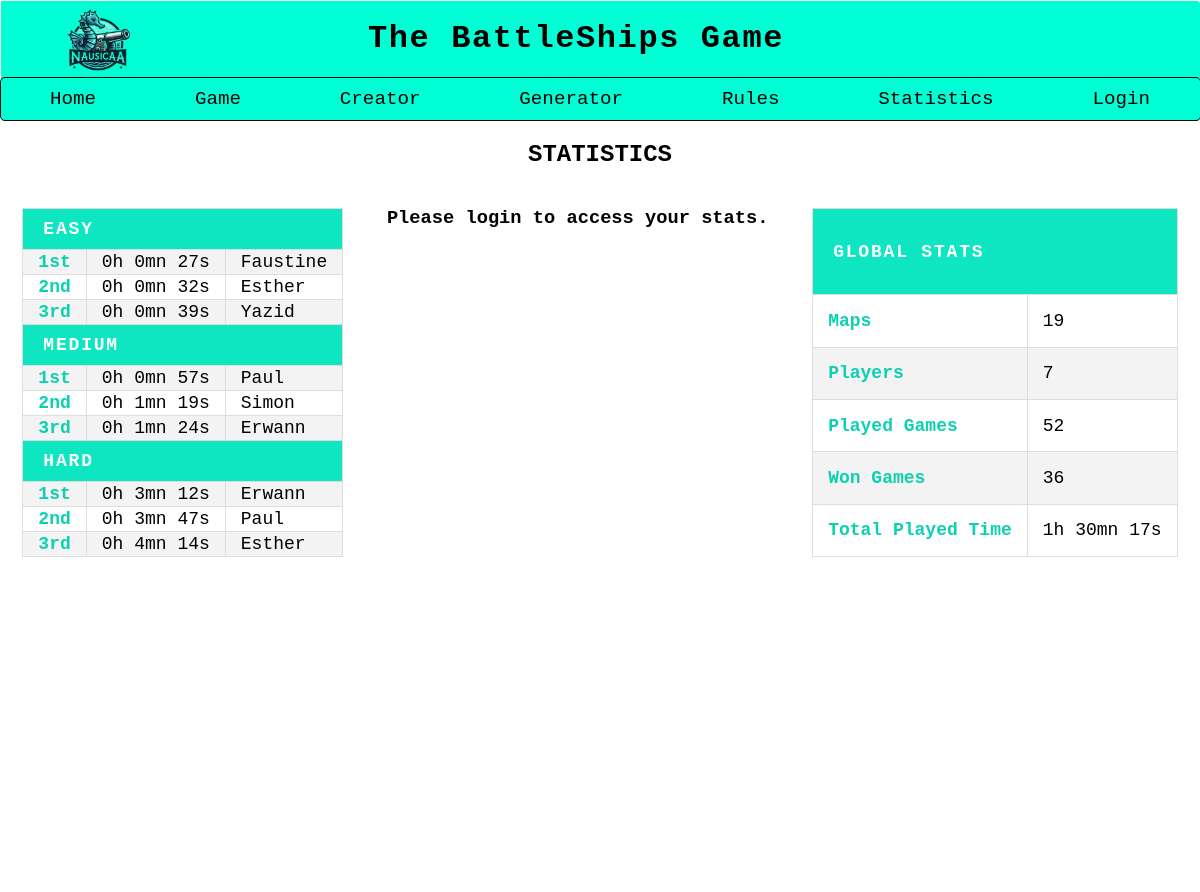
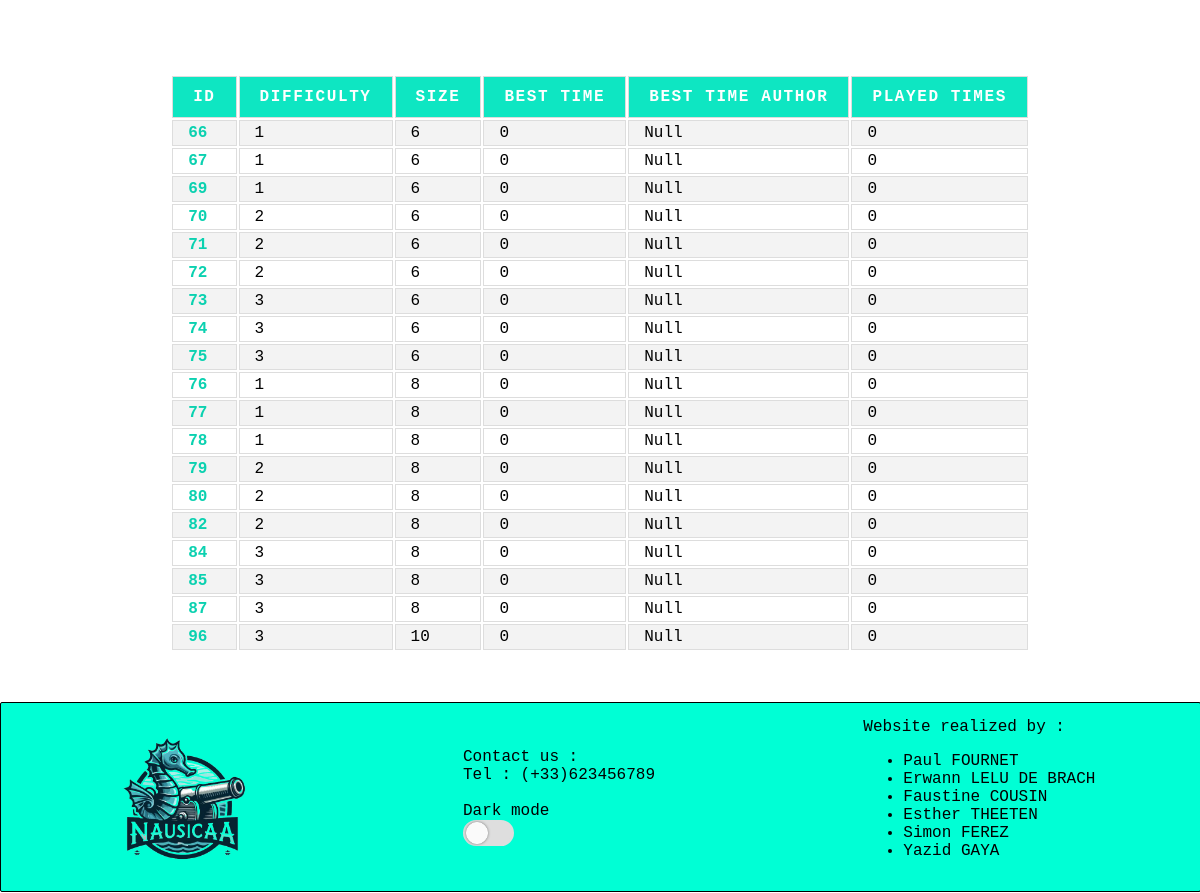
Page /page/statistics.php on the committed database (2 pictures, top to bottom).
### tables this page shows
CREATE TABLE `leaderboard` (
  `Difficulty` int(11) NOT NULL,
  `Time1` int(11) NOT NULL,
  `Time1Player` char(255) NOT NULL,
  `Time2` int(11) NOT NULL,
  `Time2Player` char(255) NOT NULL,
  `Time3` int(11) NOT NULL,
  `Time3Player` char(255) NOT NULL
);

CREATE TABLE `statistics` (
  `NumberOfMaps` int(11) NOT NULL,
  `NumberOfPlayers` int(11) NOT NULL,
  `NumberOfPlayedGames` int(11) NOT NULL,
  `TotalTimePlayed` int(11) NOT NULL,
  `NumberGamesWon` int(11) NOT NULL
);

CREATE TABLE `maps` (
  `Id` int(11) NOT NULL,
  `Difficulty` int(11) NOT NULL,
  `Size` int(11) NOT NULL,
  `HorizontalValues` char(255) NOT NULL,
  `VerticalValues` char(255) NOT NULL,
  `Field` text NOT NULL,
  `Author` char(255) NOT NULL,
  `BestTime` int(11) NOT NULL,
  `BestTimeAuthor` char(255) NOT NULL,
  `PlayedTime` int(11) NOT NULL DEFAULT '0',
  `NBoat1` int(11) NOT NULL,
  `NBoat2` int(11) NOT NULL,
  `NBoat3` int(11) NOT NULL,
  `NBoat4` int(11) NOT NULL,
  `NBoat5` int(11) NOT NULL
);

### page/statistics.php (the view, shortened to what this page needs)
<!DOCTYPE html>
<html>
<head>
    <link rel="stylesheet" href="../style/style.css">
    <link rel="stylesheet" href="../style/style_stats.css">
</head>
<?php
    require("../pageparts/nav.php");
    try{
        require("../connexion.php");
        $reqPrep = "SELECT Time1,Time1Player,Time2,Time2Player,Time3,Time3Player FROM leaderboard WHERE Difficulty = 1";
        $req = $conn->prepare($reqPrep);
        $req->execute();
        $resultat = $req->fetchAll(PDO::FETCH_ASSOC);
        $reqPrep2 = "SELECT Time1,Time1Player,Time2,Time2Player,Time3,Time3Player FROM leaderboard WHERE Difficulty = 2";
        $req2 = $conn->prepare($reqPrep2);
        $req2->execute();
        $resultat2 = $req2->fetchAll(PDO::FETCH_ASSOC);
        $reqPrep3 = "SELECT Time1,Time1Player,Time2,Time2Player,Time3,Time3Player FROM leaderboard WHERE Difficulty = 3";
        $req3 = $conn->prepare($reqPrep3);
        $req3->execute();
        $resultat3 = $req3->fetchAll(PDO::FETCH_ASSOC);
        $reqPrep4 = "SELECT NumberOfMaps,NumberOfPlayers,NumberOfPlayedGames,NumberGamesWon,TotalTimePlayed FROM statistics";
        $req4 = $conn->prepare($reqPrep4);
        $req4->execute();
        $resultat4 = $req4->fetchAll(PDO::FETCH_ASSOC);
    }
    catch(Exception $e){
        die("Erreur : " . $e->getMessage());
    }
    $reqPrep7 = "SELECT id FROM users";
    $req7 = $conn->prepare($reqPrep7);
    $req7->execute();
    $resultat7 = $req7->fetchAll(PDO::FETCH_ASSOC);
    $nbUsers = count($resultat7);
    $reqPrep8 = "SELECT id FROM maps";
    $req8 = $conn->prepare($reqPrep8);
    $req8->execute();
    $resultat8 = $req8->fetchAll(PDO::FETCH_ASSOC);
    $nbMap = count($resultat8);
?>
<body>
<h2> STATISTICS </h2>
<section id="section_stats">
    <table id = "leaderboard" class = "tableau">
        <tr>
        <th colspan=3>Easy</th></tr>
        <tr>
        <td>1st</td>
        <td>
        <?php
        $h = intdiv($resultat[0]["Time1"], 3600);
        $mn = intdiv(($resultat[0]["Time1"] % 3600), 60);
        $s = ($resultat[0]["Time1"] % 3600) % 60;
        echo $h."h ".$mn."mn ".$s."s"
        ?>
        </td>
        <td><?php
        echo $resultat[0]["Time1Player"];
        ?></td>
        </tr>
        <tr>
        <td>2nd</td>
        <td><?php
        $h = intdiv($resultat[0]["Time2"], 3600);
        $mn = intdiv(($resultat[0]["Time2"] % 3600), 60);
        $s = ($resultat[0]["Time2"] % 3600) % 60;
        echo $h."h ".$mn."mn ".$s."s"
        ?></td>
        <td><?php
        echo $resultat[0]["Time2Player"];
        ?></td>
        </tr>
        <tr>
        <td>3rd</td>
        <td><?php
        $h = intdiv($resultat[0]["Time3"], 3600);
        $mn = intdiv(($resultat[0]["Time3"] % 3600), 60);
        $s = ($resultat[0]["Time3"] % 3600) % 60;
        echo $h."h ".$mn."mn ".$s."s"
        ?></td>
        <td><?php
        echo $resultat[0]["Time3Player"];
        ?></td>
        </tr>
        <tr>
        <th colspan=3>Medium</th></tr>
        <tr>
        <td>1st</td>
        <td>
        <?php
        $h = intdiv($resultat2[0]["Time1"], 3600);
        $mn = intdiv(($resultat2[0]["Time1"] % 3600), 60);
        $s = ($resultat2[0]["Time1"] % 3600) % 60;
        echo $h."h ".$mn."mn ".$s."s"
        ?>
        </td>
        <td><?php
        echo $resultat2[0]["Time1Player"];
        ?></td>
        </tr>
        <tr>
        <td>2nd</td>
        <td><?php
        $h = intdiv($resultat2[0]["Time2"], 3600);
        $mn = intdiv(($resultat2[0]["Time2"] % 3600), 60);
        $s = ($resultat2[0]["Time2"] % 3600) % 60;
        echo $h."h ".$mn."mn ".$s."s"
        ?></td>
        <td><?php
        echo $resultat2[0]["Time2Player"];
        ?></td>
        </tr>
        <tr>
        <td>3rd</td>
        <td><?php
        $h = intdiv($resultat2[0]["Time3"], 3600);
        $mn = intdiv(($resultat2[0]["Time3"] % 3600), 60);
        $s = ($resultat2[0]["Time3"] % 3600) % 60;
        echo $h."h ".$mn."mn ".$s."s"
        ?></td>
        <td><?php
        echo $resultat2[0]["Time3Player"];
        ?></td>
</tr>
<tr>
        <th colspan=3>Hard</th></tr>
        <tr>
        <td>1st</td>
        <td>
        <?php
        $h = intdiv($resultat3[0]["Time1"], 3600);
        $mn = intdiv(($resultat3[0]["Time1"] % 3600), 60);
        $s = ($resultat3[0]["Time1"] % 3600) % 60;
        echo $h."h ".$mn."mn ".$s."s"
        ?>
        </td>
        <td><?php
        echo $resultat3[0]["Time1Player"];
        ?></td>
        </tr>
        <tr>
        <td>2nd</td>
        <td><?php
        $h = intdiv($resultat3[0]["Time2"], 3600);
        $mn = intdiv(($resultat3[0]["Time2"] % 3600), 60);
        $s = ($resultat3[0]["Time2"] % 3600) % 60;
        echo $h."h ".$mn."mn ".$s."s"
        ?></td>
        <td><?php
        echo $resultat3[0]["Time2Player"];
        ?></td>
        </tr>
        <tr>
        <td>3rd</td>
        <td><?php
        $h = intdiv($resultat3[0]["Time3"], 3600);
        $mn = intdiv(($resultat3[0]["Time3"] % 3600), 60);
        $s = ($resultat3[0]["Time3"] % 3600) % 60;
        echo $h."h ".$mn."mn ".$s."s"
        ?></td>
        <td><?php
        echo $resultat3[0]["Time3Player"];
        ?></td>
</tr>
    </table>
    <?php
    if(!isset($_SESSION['id'])){
        echo "<h3> Please login to access your stats.</h3>";
    }else{
    ?>
        <?php
        for($i = 0; $i < count($resultat6); $i++){
            $h = intdiv($resultat6[$i]["BestTime"], 3600);
            $mn = intdiv(($resultat6[$i]["BestTime"] % 3600), 60);
            $s = ($resultat6[$i]["BestTime"] % 3600) % 60;
            echo "<tr> <td>".$resultat6[$i]['MapId']."</td><td>".$h."h ".$mn."mn ".$s."s"."</td></tr>";
        }}
        ?>
    <table id="global_stats" class = "tableau">
    <tr>
        <th colspan=2> Global Stats</th>
        <tr>
        <tr><td>Maps</td>
        <td>
        <?php echo $nbMap?>
        </td></tr>
        <tr><td>Players</td>
        <td> <?php echo $nbUsers?>
        </td></tr>
        <tr><td>Played Games</td>
        <td><?php echo $resultat4[0]["NumberOfPlayedGames"]?>
        </td></tr>
        <tr><td>Won Games</td>
        <td><?php echo $resultat4[0]["NumberGamesWon"]?>
        </td></tr>
        <tr><td>Total Played Time</td>
        <td><?php
        $h = intdiv($resultat4[0]["TotalTimePlayed"], 3600);
        $mn = intdiv(($resultat4[0]["TotalTimePlayed"] % 3600), 60);
        $s = ($resultat4[0]["TotalTimePlayed"] % 3600) % 60;
        echo $h."h ".$mn."mn ".$s."s"
        ?>
        </td></tr>
</table>
</section>
<?php
                $reqPrep="SELECT Id, Difficulty, Size, BestTime, BestTimeAuthor, PlayedTime FROM maps";
                $req = $conn->prepare($reqPrep);
                $req->execute();
                $resultat = $req->fetchAll(PDO::FETCH_ASSOC);
                echo "<table>
                <tr>
                <th>Id</th>
                <th>Difficulty</th>
                <th>Size</th>
                <th>Best Time</th>
                <th>Best Time Author</th>
                <th>Played Times</th>
                </tr>";
                foreach ($resultat as $ligne){
                    echo "<tr>";
                    foreach ($ligne as $element => $valeur){
                        echo "<td>$valeur</td>";
                    }
                    echo "</tr>";
                }
                echo "</table>";
                ?>
<?php
    require("../pageparts/footer.php");
?>
</body>

### style/style.css (style rules this page uses)
* { font-family:'Courier New', Courier; }
html { transition: 0.5s ease-in-out; }
body { display : grid; justify-items: center; margin:0.5px; }
tr { line-height: 0px; }
body { overflow:scroll; }
th { padding:20px; }

### style/style_stats.css (style rules this page uses)
#section_stats { width: 100%; display: grid; justify-content: space-around; grid-template-columns: 1fr,1fr,1fr; grid-template-rows: 1fr 1fr; grid-template-areas: "leaderboard user_stats global_stats"; }
#leaderboard { grid-area: leaderboard; }
#global_stats { grid-area: global_stats; }
.tableau { text-align: center; border-collapse: collapse; }
.tableau, th, td { border: 1px solid; }
.tableau { width: 100%; border-collapse: collapse; margin: 20px 0; font-size: 18px; text-align: left; border-radius: 20%; }
th, td { padding: 12px 15px; border: 1px solid #dddddd; }
th { background-color: rgb(14, 230, 194); color: #ffffff; text-transform: uppercase; letter-spacing: 0.1em; }
tr:nth-child(even) { background-color: #f3f3f3; }
tr:nth-child(odd) { background-color: #ffffff; }
td:first-child { font-weight: bold; color: rgb(11, 209, 176); }
tr { transition: background-color 0.2s ease-in-out; }

### rows in the picture
leaderboard: Time1 "0", Time1 "27", Time1Player "Faustine", Time2 "0", Time2 "32", Time2Player "Esther", Time3 "0", Time3 "39", Time3Player "Yazid"
leaderboard: Time1 "0", Time1 "57", Time1Player "Paul", Time2 "0", Time2 "1", Time2 "19", Time2Player "Simon", Time3 "0", Time3 "1", Time3 "24", Time3Player "Erwann"
leaderboard: Time1 "0", Time1 "3", Time1 "12", Time1Player "Erwann", Time2 "0", Time2 "3", Time2 "47", Time2Player "Paul", Time3 "0", Time3 "4", Time3 "14", Time3Player "Esther"
statistics: NumberOfPlayedGames "52", NumberGamesWon "36", TotalTimePlayed "1", TotalTimePlayed "30", TotalTimePlayed "17"
maps: Id "66", Difficulty "1", Size "6", BestTime "0", BestTimeAuthor "Null", PlayedTime "0"
maps: Id "67", Difficulty "1", Size "6", BestTime "0", BestTimeAuthor "Null", PlayedTime "0"
maps: Id "69", Difficulty "1", Size "6", BestTime "0", BestTimeAuthor "Null", PlayedTime "0"
maps: Id "70", Difficulty "2", Size "6", BestTime "0", BestTimeAuthor "Null", PlayedTime "0"
maps: Id "71", Difficulty "2", Size "6", BestTime "0", BestTimeAuthor "Null", PlayedTime "0"
maps: Id "72", Difficulty "2", Size "6", BestTime "0", BestTimeAuthor "Null", PlayedTime "0"
maps: Id "73", Difficulty "3", Size "6", BestTime "0", BestTimeAuthor "Null", PlayedTime "0"
maps: Id "74", Difficulty "3", Size "6", BestTime "0", BestTimeAuthor "Null", PlayedTime "0"
maps: Id "75", Difficulty "3", Size "6", BestTime "0", BestTimeAuthor "Null", PlayedTime "0"
maps: Id "76", Difficulty "1", Size "8", BestTime "0", BestTimeAuthor "Null", PlayedTime "0"
maps: Id "77", Difficulty "1", Size "8", BestTime "0", BestTimeAuthor "Null", PlayedTime "0"
maps: Id "78", Difficulty "1", Size "8", BestTime "0", BestTimeAuthor "Null", PlayedTime "0"
maps: Id "79", Difficulty "2", Size "8", BestTime "0", BestTimeAuthor "Null", PlayedTime "0"
maps: Id "80", Difficulty "2", Size "8", BestTime "0", BestTimeAuthor "Null", PlayedTime "0"
maps: Id "82", Difficulty "2", Size "8", BestTime "0", BestTimeAuthor "Null", PlayedTime "0"
maps: Id "84", Difficulty "3", Size "8", BestTime "0", BestTimeAuthor "Null", PlayedTime "0"
maps: Id "85", Difficulty "3", Size "8", BestTime "0", BestTimeAuthor "Null", PlayedTime "0"
maps: Id "87", Difficulty "3", Size "8", BestTime "0", BestTimeAuthor "Null", PlayedTime "0"
maps: Id "96", Difficulty "3", Size "10", BestTime "0", BestTimeAuthor "Null", PlayedTime "0"

### other values in the picture
$nbMap "19"
$nbUsers "7"
